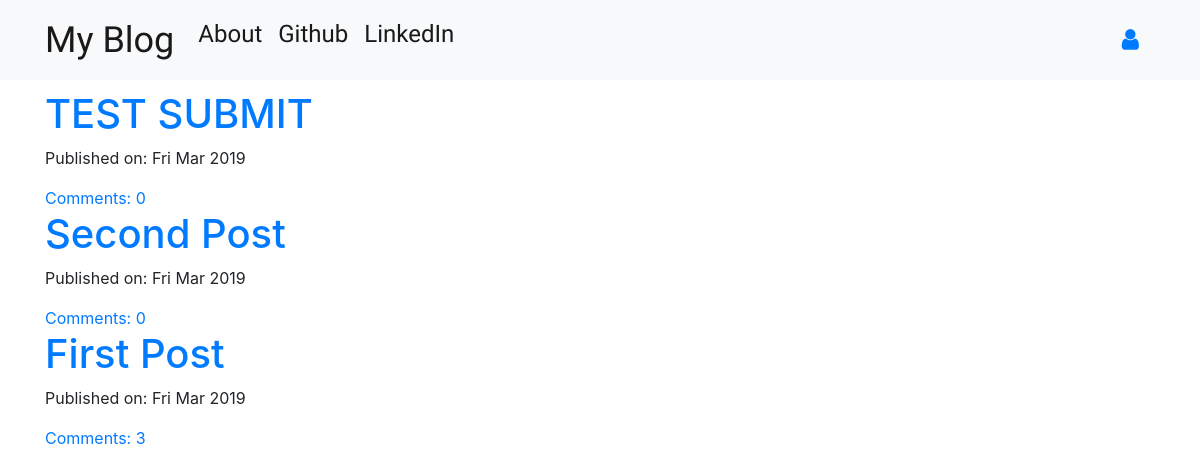
The page / on the database its author committed.
### blogapp/models.py (models this page shows, shortened)
class Post(models.Model):
    author = models.ForeignKey('auth.User', on_delete=models.CASCADE)
    title = models.CharField(max_length=200)
    text = models.TextField()
    date_created = models.DateTimeField(default=timezone.now)
    date_published = models.DateTimeField(blank=True, null=True)
    def approve_comments(self):
        return self.comments.filter(approved_comment=True)

### blogapp/views.py (the view)
# urls.py: path('',views.PostListView.as_view(),name='post_list'),
class PostListView(ListView):
    model = Post
    def get_queryset(self):
        return Post.objects.filter(date_published__lte=timezone.now()).order_by('-date_published')

### blogapp/templates/blogapp/post_list.html
{% extends 'blogapp/base.html' %}
{% block content %}
<div class="centerstage">
  {% for post in post_list %}
  <div class="post">
    <h1><a href="{% url 'post_detail' pk=post.pk %}">{{ post.title }}</a></h1>
    <div class="date">
      <p>Published on: {{post.date_published|date:"D M Y"}}</p>
    </div>
    <a href="{% url 'post_detail' pk=post.pk %}">Comments: {{post.approve_comments.count}}</a>
  </div>
  {% endfor %}
</div>
{% endblock %}

### blogapp/static/css/blog.css (style rules this page uses)
.centerstage { margin-left: auto; margin-right: auto; }

### rows shown on the page
Post: title "TEST SUBMIT", date_published "Fri Mar 2019", approve_comments.count "0"
Post: title "Second Post", date_published "Fri Mar 2019", approve_comments.count "0"
Post: title "First Post", date_published "Fri Mar 2019", approve_comments.count "3"
